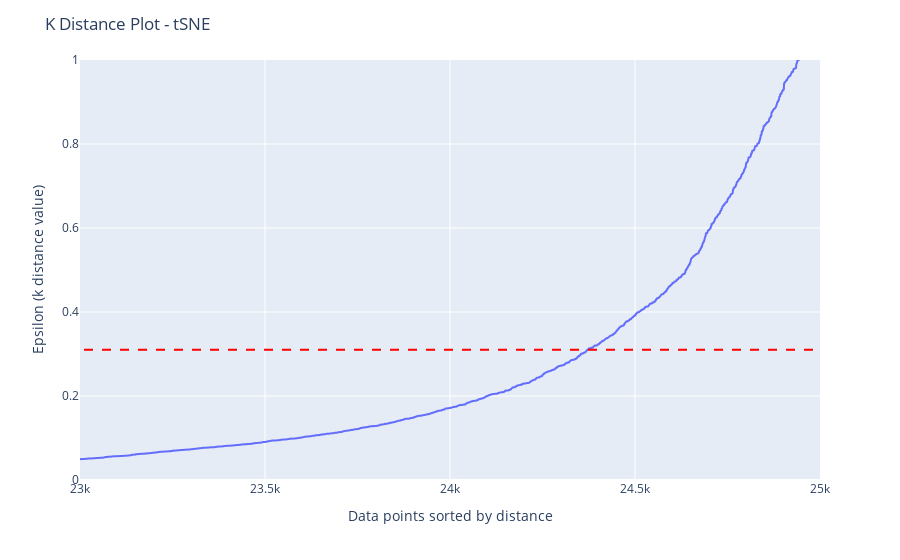

This figure's notebook cell:
### Code cell
import plotly.express as px

fig_2 = px.line(distances)

# set the limits of the y-axis to: 0 to 1
fig_2.update_yaxes(range=[0, 1])

# set the limits of the x-axis to: 23000 to 25000
fig_2.update_xaxes(range=[23000, 25000])

# add a horizontal rule for y = 0.31
fig_2.add_shape(type='line',
              x0=0,
              y0=0.31,
              x1=25000,
              y1=0.31,
              line=dict(color='red', width=2, dash='dash'))

fig_2.update_layout(
    title="K Distance Plot - tSNE",
    xaxis_title="Data points sorted by distance",
    yaxis_title="Epsilon (k distance value)",
    showlegend=False
)

# write the graph to a file in the working directory
fig_2.write_html(f"{working_directory}/dbscan_parameter_estimation_for_tsne_{TAG}.html")

# show the plot
fig_2.show()

### Figure 1 — Plotly figure (JSON) as saved in the notebook; plotly's stock layout.template omitted (floating-point values rounded to 4 significant figures; data arrays with more than 128 entries replaced by an {"elided": "..."} marker saying what was removed)
{"data": [{"hovertemplate": "variable=0<br>index=%{x}<br>value=%{y}<extra></extra>", "legendgroup": "0", "line": {"color": "#636efa", "dash": "solid"}, "marker": {"symbol": "circle"}, "mode": "lines", "name": "0", "showlegend": true, "type": "scattergl", "x": {"elided": "25686 int values"}, "xaxis": "x", "y": {"elided": "25686 float values"}, "yaxis": "y"}], "layout": {"autosize": true, "legend": {"title": {"text": "variable"}, "tracegroupgap": 0}, "margin": {"t": 60}, "shapes": [{"line": {"color": "red", "dash": "dash", "width": 2}, "type": "line", "x0": 0, "x1": 25000, "y0": 0.31, "y1": 0.31}], "showlegend": false, "title": {"text": "K Distance Plot - tSNE"}, "xaxis": {"anchor": "y", "domain": [0, 1], "range": [23000, 25000], "title": {"text": "Data points sorted by distance"}, "type": "linear"}, "yaxis": {"anchor": "x", "domain": [0, 1], "range": [0, 1], "title": {"text": "Epsilon (k distance value)"}, "type": "linear"}}}
